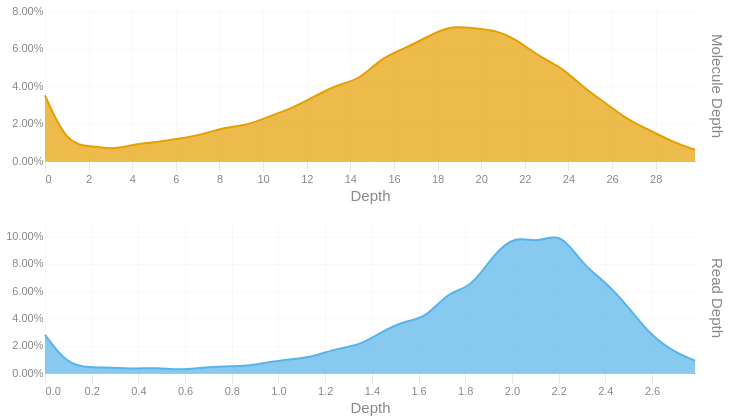

The cell this chart's notebook holds for it:
### Code cell
readdep = depth_hist(tb['Read Depth'], q99, 3)
readdep = readdep.with_columns(pl.lit('Read Depth').alias('Metric'))
if not SKIPLR:
    moldep = depth_hist(tb['Molecule Depth'], mol_q99, 1)
    moldep = moldep.with_columns(pl.lit('Molecule Depth').alias('Metric'))
    _hist = pl.concat([readdep, moldep])
    _hist = _hist.filter(pl.col('Proportion') != 0)
    with SafeRender(_hist):
        (
            alt.Chart(_hist)        
            .mark_area(interpolate = "basis")
            .encode(
                x=alt.X('Bin:Q').scale(domainMin=0).axis(alt.Axis(title='Depth')),
                y = alt.Y('Proportion:Q', title = None).axis(format = '.2%'),
                color = alt.Color('Metric:N').legend(None),
                row = alt.Row("Metric:N").header(title = None, labelOrient = 'right'),
                tooltip = [
                    alt.Tooltip("Metric:N", title = "Metric"),
                    alt.Tooltip('Interval:N', title = "Depth Interval"),
                    alt.Tooltip('Proportion:Q', title = "% Alignments").format('.2%')
                ]
            )
            .resolve_scale(x='independent', y='independent')
            .properties(
                height = 150, width = 650,
                usermeta={'embedOptions': {'downloadFileName': f'{samplename}.depth.hist'}}
            )
        ).display()
else:
    readdep = readdep.filter(pl.col('Proportion') != 0)
    with SafeRender(readdep):
        (
            alt.Chart(readdep)        
            .mark_area(interpolate = "basis")
            .encode(
                x=alt.X('Bin:Q').scale(domainMin=0).axis(alt.Axis(title='Depth')),
                y = alt.Y('Proportion:Q', title = None).axis(format = '.2%'),
                tooltip = [
                    alt.Tooltip('Interval:N', title = "Depth Interval"),
                    alt.Tooltip('Proportion:Q', title = "% Alignments").format('.2%')
                ]
            )
            .properties(
                usermeta={'embedOptions': {'downloadFileName': f'{samplename}.depth.hist'}}
            )
        ).display()

### Figure 1 — Vega-Lite specification as saved in the notebook (floating-point values rounded to 4 significant figures)
{"width": 650, "height": 150, "config": {"title": {"anchor": "start", "dy": -15, "fontSize": 18, "color": "#888888", "subtitleColor": "#888888", "subtitleFontSize": 14}, "arc": {"fill": "#0072B2"}, "axis": {"domainColor": "#888888", "domainWidth": 0.5, "gridWidth": 0.2, "grid": false, "titleFontWeight": 400, "titleFontSize": 15, "labelFontSize": 11, "labelColor": "#888888", "tickColor": "#888888", "tickWidth": 0.2, "titleColor": "#888888"}, "axisBand": {"grid": false}, "axisX": {"grid": true, "tickSize": 10, "domainCap": "round"}, "axisY": {"domain": false, "grid": true, "tickSize": 0, "domainCap": "round"}, "background": "transparent", "header": {"labelFontSize": 15, "labelColor": "#888888", "titleFontSize": 15, "titleFontWeight": 600, "titleColor": "#888888"}, "legend": {"labelFont": "sans-serif", "labelFontSize": 12, "labelColor": "#888888", "symbolSize": 100, "symbolType": "circle", "titleFontSize": 12, "titlePadding": 10, "titleColor": "#888888", "title": null}, "range": {"category": ["#E69F00", "#56B4E9", "#009E73", "#F0E442", "#0072B2", "#D55E00", "#CC79A7", "#000000"], "diverging": ["#cfe8f3", "#a2d4ec", "#73bfe2", "#46abdb", "#1696d2", "#12719e"]}, "area": {"fill": "#0072B2", "fillOpacity": 0.7, "line": true, "strokeOpacity": 0.7}, "line": {"color": "#0072B2", "stroke": "#0072B2", "strokeWidth": 2}, "trail": {"color": "#0072B2", "stroke": "#0072B2", "strokeWidth": 0, "size": 1}, "point": {"filled": true, "fillOpacity": 1.0, "size": 95}, "text": {"color": "#888888", "fontSize": 11, "align": "right", "fontWeight": 400, "size": 11}, "bar": {"fill": "#0072B2", "stroke": null}, "view": {"stroke": null, "continuousWidth": 660, "continuousHeight": 400}}, "data": {"name": "data-c60a85de692f3258d957661638a42ce3"}, "mark": {"type": "area", "interpolate": "basis"}, "encoding": {"color": {"field": "Metric", "legend": null, "type": "nominal"}, "row": {"field": "Metric", "header": {"title": null, "labelOrient": "right"}, "type": "nominal"}, "tooltip": [{"field": "Metric", "title": "Metric", "type": "nominal"}, {"field": "Interval", "title": "Depth Interval", "type": "nominal"}, {"field": "Proportion", "format": ".2%", "title": "% Alignments", "type": "quantitative"}], "x": {"axis": {"title": "Depth"}, "field": "Bin", "scale": {"domainMin": 0}, "type": "quantitative"}, "y": {"axis": {"format": ".2%"}, "field": "Proportion", "title": null, "type": "quantitative"}}, "resolve": {"scale": {"x": "independent", "y": "independent"}}, "usermeta": {"embedOptions": {"downloadFileName": "S3_Cooper_1793.depth.hist"}}, "$schema": "https://vega.github.io/schema/vega-lite/v6.1.0.json", "datasets": {"data-c60a85de692f3258d957661638a42ce3": [{"Bin": 0.0, "Interval": "0.0-0.096", "Proportion": 0.028, "Metric": "Read Depth"}, {"Bin": 0.096, "Interval": "0.096-0.192", "Proportion": 0.006, "Metric": "Read Depth"}, {"Bin": 0.192, "Interval": "0.192-0.288", "Proportion": 0.004, "Metric": "Read Depth"}, {"Bin": 0.288, "Interval": "0.288-0.384", "Proportion": 0.004, "Metric": "Read Depth"}, {"Bin": 0.384, "Interval": "0.384-0.48", "Proportion": 0.003, "Metric": "Read Depth"}, {"Bin": 0.48, "Interval": "0.48-0.576", "Proportion": 0.004, "Metric": "Read Depth"}, {"Bin": 0.576, "Interval": "0.576-0.672", "Proportion": 0.002, "Metric": "Read Depth"}, {"Bin": 0.672, "Interval": "0.672-0.768", "Proportion": 0.004, "Metric": "Read Depth"}, {"Bin": 0.768, "Interval": "0.768-0.864", "Proportion": 0.005, "Metric": "Read Depth"}, {"Bin": 0.864, "Interval": "0.864-0.96", "Proportion": 0.005, "Metric": "Read Depth"}, {"Bin": 0.96, "Interval": "0.96-1.056", "Proportion": 0.008, "Metric": "Read Depth"}, {"Bin": 1.056, "Interval": "1.056-1.152", "Proportion": 0.01, "Metric": "Read Depth"}, {"Bin": 1.152, "Interval": "1.152-1.248", "Proportion": 0.012, "Metric": "Read Depth"}, {"Bin": 1.248, "Interval": "1.248-1.344", "Proportion": 0.018, "Metric": "Read Depth"}, {"Bin": 1.344, "Interval": "1.344-1.44", "Proportion": 0.02, "Metric": "Read Depth"}, {"Bin": 1.44, "Interval": "1.44-1.536", "Proportion": 0.03, "Metric": "Read Depth"}, {"Bin": 1.536, "Interval": "1.536-1.632", "Proportion": 0.038, "Metric": "Read Depth"}, {"Bin": 1.632, "Interval": "1.632-1.728", "Proportion": 0.04, "Metric": "Read Depth"}, {"Bin": 1.728, "Interval": "1.728-1.824", "Proportion": 0.06, "Metric": "Read Depth"}, {"Bin": 1.824, "Interval": "1.824-1.92", "Proportion": 0.062, "Metric": "Read Depth"}, {"Bin": 1.92, "Interval": "1.92-2.016", "Proportion": 0.087, "Metric": "Read Depth"}, {"Bin": 2.016, "Interval": "2.016-2.112", "Proportion": 0.101, "Metric": "Read Depth"}, {"Bin": 2.112, "Interval": "2.112-2.208", "Proportion": 0.095, "Metric": "Read Depth"}, {"Bin": 2.208, "Interval": "2.208-2.304", "Proportion": 0.104, "Metric": "Read Depth"}, {"Bin": 2.304, "Interval": "2.304-2.4", "Proportion": 0.079, "Metric": "Read Depth"}, {"Bin": 2.4, "Interval": "2.4-2.496", "Proportion": 0.067, "Metric": "Read Depth"}, {"Bin": 2.496, "Interval": "2.496-2.592", "Proportion": 0.049, "Metric": "Read Depth"}, {"Bin": 2.592, "Interval": "2.592-2.688", "Proportion": 0.028, "Metric": "Read Depth"}, {"Bin": 2.688, "Interval": "2.688-2.784", "Proportion": 0.016, "Metric": "Read Depth"}, {"Bin": 2.784, "Interval": "2.784-2.88", "Proportion": 0.009, "Metric": "Read Depth"}, {"Bin": 0.0, "Interval": "0.0-1.0", "Proportion": 0.035, "Metric": "Molecule Depth"}, {"Bin": 1.0, "Interval": "1.0-2.1", "Proportion": 0.009, "Metric": "Molecule Depth"}, {"Bin": 2.1, "Interval": "2.1-3.1", "Proportion": 0.008, "Metric": "Molecule Depth"}, {"Bin": 3.1, "Interval": "3.1-4.1", "Proportion": 0.006, "Metric": "Molecule Depth"}, {"Bin": 4.1, "Interval": "4.1-5.1", "Proportion": 0.009, "Metric": "Molecule Depth"}, {"Bin": 5.1, "Interval": "5.1-6.2", "Proportion": 0.01, "Metric": "Molecule Depth"}, {"Bin": 6.2, "Interval": "6.2-7.2", "Proportion": 0.012, "Metric": "Molecule Depth"}, {"Bin": 7.2, "Interval": "7.2-8.2", "Proportion": 0.014, "Metric": "Molecule Depth"}, {"Bin": 8.2, "Interval": "8.2-9.3", "Proportion": 0.018, "Metric": "Molecule Depth"}, {"Bin": 9.3, "Interval": "9.3-10.3", "Proportion": 0.019, "Metric": "Molecule Depth"}, {"Bin": 10.3, "Interval": "10.3-11.3", "Proportion": 0.024, "Metric": "Molecule Depth"}, {"Bin": 11.3, "Interval": "11.3-12.3", "Proportion": 0.028, "Metric": "Molecule Depth"}, {"Bin": 12.3, "Interval": "12.3-13.4", "Proportion": 0.034, "Metric": "Molecule Depth"}, {"Bin": 13.4, "Interval": "13.4-14.4", "Proportion": 0.041, "Metric": "Molecule Depth"}, {"Bin": 14.4, "Interval": "14.4-15.4", "Proportion": 0.043, "Metric": "Molecule Depth"}, {"Bin": 15.4, "Interval": "15.4-16.5", "Proportion": 0.055, "Metric": "Molecule Depth"}, {"Bin": 16.5, "Interval": "16.5-17.5", "Proportion": 0.06, "Metric": "Molecule Depth"}, {"Bin": 17.5, "Interval": "17.5-18.5", "Proportion": 0.066, "Metric": "Molecule Depth"}, {"Bin": 18.5, "Interval": "18.5-19.5", "Proportion": 0.072, "Metric": "Molecule Depth"}, {"Bin": 19.5, "Interval": "19.5-20.6", "Proportion": 0.071, "Metric": "Molecule Depth"}, {"Bin": 20.6, "Interval": "20.6-21.6", "Proportion": 0.07, "Metric": "Molecule Depth"}, {"Bin": 21.6, "Interval": "21.6-22.6", "Proportion": 0.065, "Metric": "Molecule Depth"}, {"Bin": 22.6, "Interval": "22.6-23.7", "Proportion": 0.056, "Metric": "Molecule Depth"}, {"Bin": 23.7, "Interval": "23.7-24.7", "Proportion": 0.05, "Metric": "Molecule Depth"}, {"Bin": 24.7, "Interval": "24.7-25.7", "Proportion": 0.039, "Metric": "Molecule Depth"}, {"Bin": 25.7, "Interval": "25.7-26.7", "Proportion": 0.031, "Metric": "Molecule Depth"}, {"Bin": 26.7, "Interval": "26.7-27.8", "Proportion": 0.022, "Metric": "Molecule Depth"}, {"Bin": 27.8, "Interval": "27.8-28.8", "Proportion": 0.016, "Metric": "Molecule Depth"}, {"Bin": 28.8, "Interval": "28.8-29.8", "Proportion": 0.01, "Metric": "Molecule Depth"}, {"Bin": 29.8, "Interval": "29.8-30.86", "Proportion": 0.006, "Metric": "Molecule Depth"}]}}
